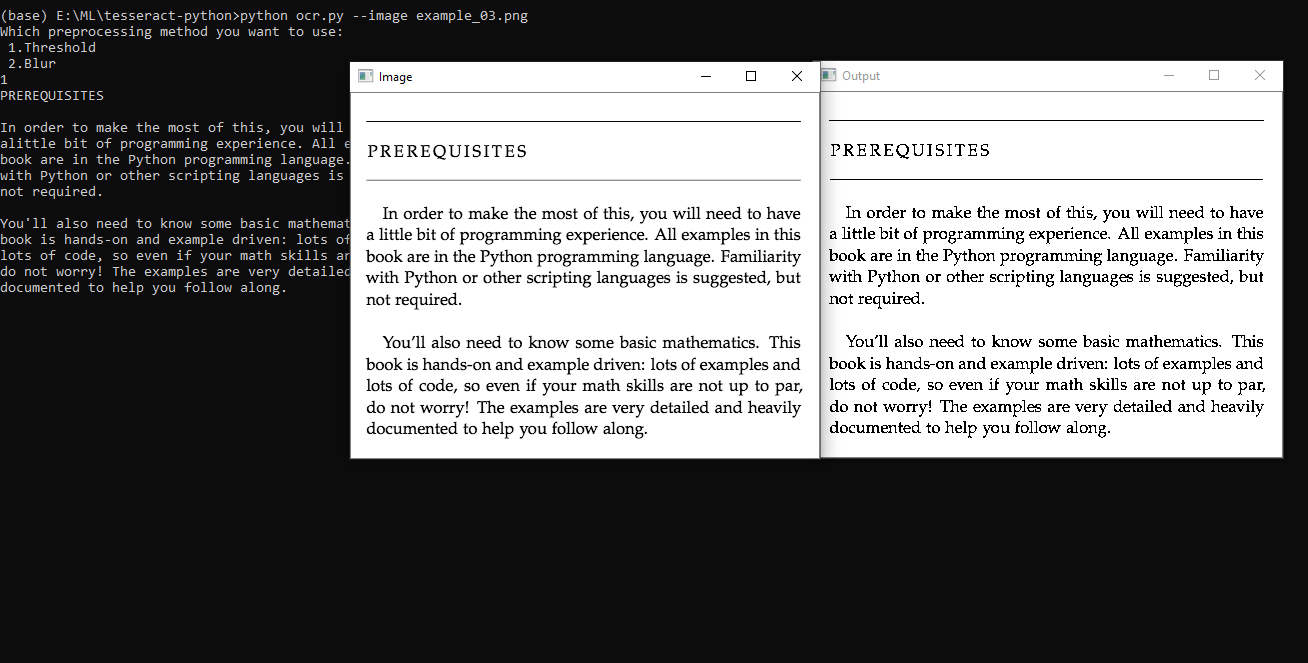
#> input picture preprocessing-tesseract-python/1.png, 1308 x 663 px; its folder holds only this picture in this run
$ python ocr.py --image 1.png
#> lines starting #> are read from the running program, lines starting #| are printed output that depends on the picture; after the words box and inside, x2 and y2 are one past the last pixel; in counts of white or black regions, pixels touching at a corner belong together
# USAGE
# to run code
# python ocr.py --image images/example_01.png


# import the necessary packages
from PIL import Image
import pytesseract
import argparse
import cv2
import os

# construct the argument parse and parse the arguments
ap = argparse.ArgumentParser()
ap.add_argument("-i", "--image", required=True,
	help="path to input image to be OCR'd")
args = vars(ap.parse_args())
print("Which preprocessing method you want to use:\n 1.Threshold\n 2.Blur")
preprocess = str(input())
# load the example image and convert it to grayscale
image = cv2.imread(args["image"])
#> image is the input picture: shape (663, 1308, 3); mean B, G, R 108.8, 108.8, 108.8
gray = cv2.cvtColor(image, cv2.COLOR_BGR2GRAY)

cv2.imshow("Image", gray)
# check to see if we should apply thresholding to preprocess the
# image
if preprocess == "threshold" or 1 or "Threshold":
	gray = cv2.threshold(gray, 0, 255,
		cv2.THRESH_BINARY | cv2.THRESH_OTSU)[1]
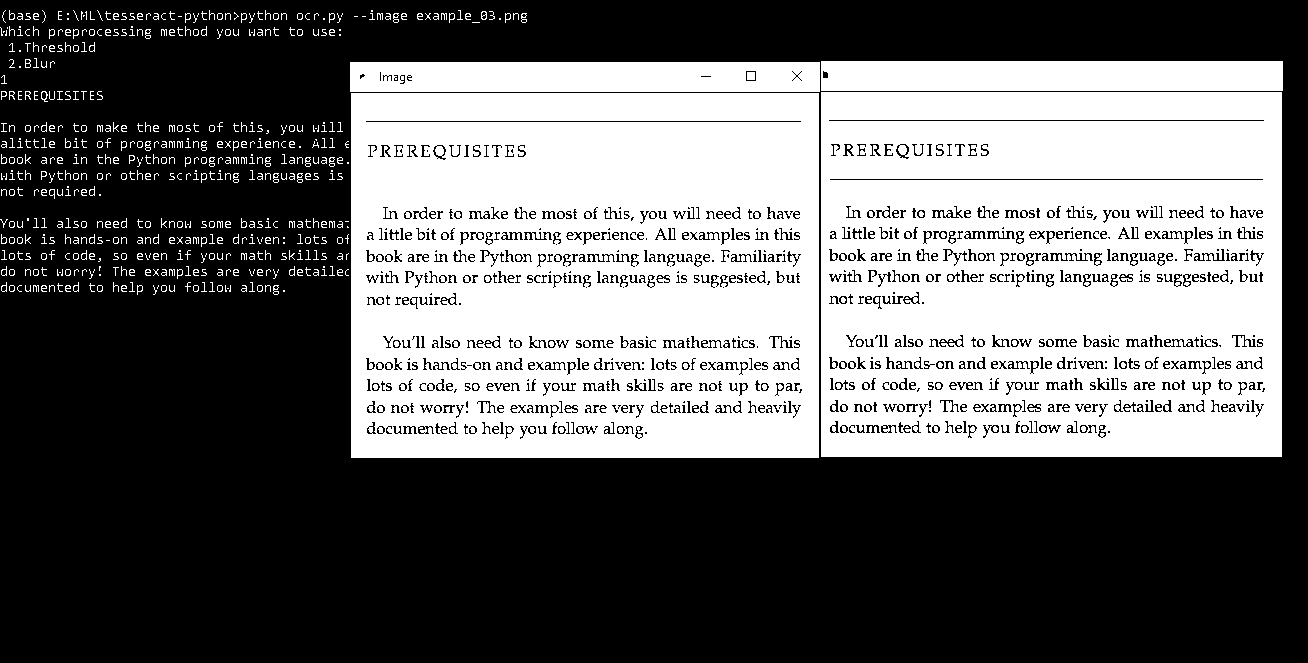
#> gray: shape (663, 1308); 40.1% white; 586 white regions (384 under 20 px), largest, box (x1, y1, x2, y2) and area: (351, 93, 819, 458) 157088, (821, 92, 1282, 457) 153101, (350, 62, 820, 92) 13868

# make a check to see if median blurring should be done to remove
# noise
elif preprocess == "blur" or 2 or "Blur":
	gray = cv2.medianBlur(gray, 3)

# write the grayscale image to disk as a temporary file so we can
# apply OCR to it
filename = "{}.png".format(os.getpid())
cv2.imwrite(filename, gray)

# load the image as a PIL/Pillow image, apply OCR, and then delete
# the temporary file
#> (the run stopped early here; a loop or call above may not have finished)

$ run again, on preprocessing-tesseract-python/example_02.png
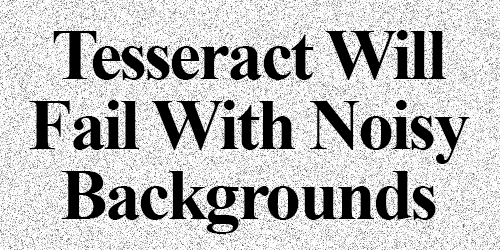
#> input picture preprocessing-tesseract-python/example_02.png, 500 x 250 px
#> image is the input picture: shape (250, 500, 3); min 0, max 255, mean 189.9
#> `gray = cv2.threshold(gray, 0, 255, cv2.THRESH_BINARY | cv2.THRESH_OTSU..`:
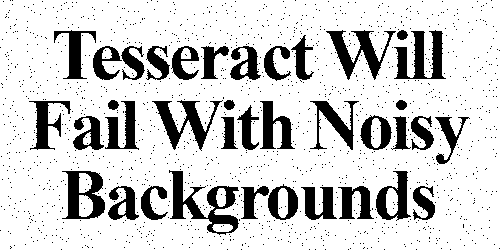
#> gray: shape (250, 500); 81.3% white; 1431 black regions (1394 under 20 px), largest, box (x1, y1, x2, y2) and area: (169, 170, 239, 235) 1570, (394, 30, 446, 79) 1266, (152, 100, 223, 151) 1195

$ run again, on preprocessing-tesseract-python/example_03.png
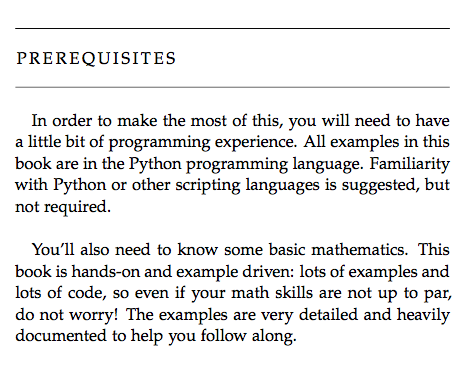
#> input picture preprocessing-tesseract-python/example_03.png, 468 x 365 px
#> image is the input picture: shape (365, 468, 3); mean B, G, R 234.3, 234.1, 234.2
#> `gray = cv2.cvtColor(image, cv2.COLOR_BGR2GRAY)`:
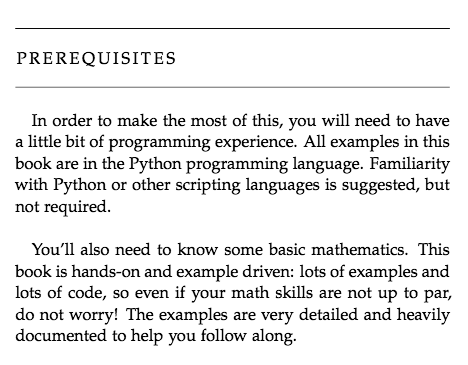
#> gray: shape (365, 468); min 0, max 255, mean 234.2
#> `gray = cv2.threshold(gray, 0, 255, cv2.THRESH_BINARY | cv2.THRESH_OTSU..`:
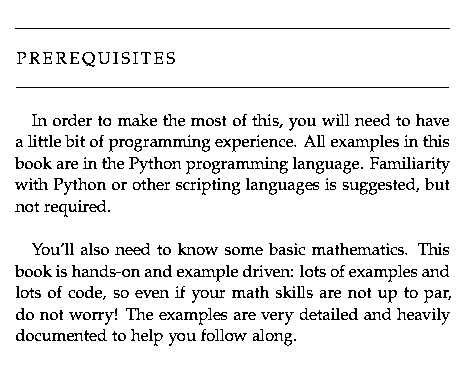
#> gray: shape (365, 468); 91.4% white; black in thin lines or dots, all inside (x1, y1, x2, y2) = (15, 28, 451, 346)
